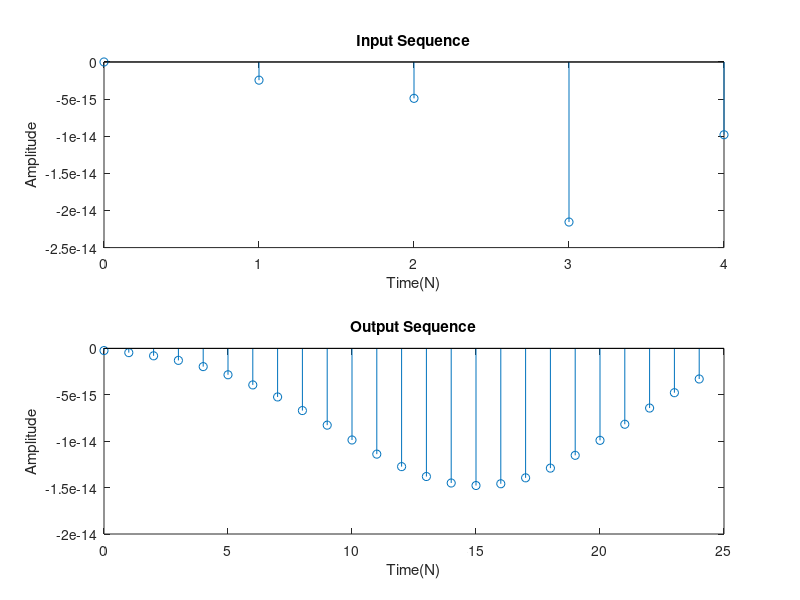

MATLAB code for this plot:
clc;
clear all;
close all;
L=input("Enter Sampling Frequency: ");
N=input("Enter length of Input Signal: ");
f1=input("Enter Freequency of First Sinusoid: ");
f2=input("Enter Freequency of First Sinusoid: ");
n=0:N-1;
x=sin(2*pi*f1*n)+sin(2*pi*f2*n);
y=interp(x,L);

subplot(2,1,1); stem(n,x(1:N));
title("Input Sequence");
xlabel("Time(N)");ylabel("Amplitude");

subplot(2,1,2);
m=0:N*L-1;
stem(m,y(1:N*L));
title("Output Sequence");
xlabel("Time(N)");ylabel("Amplitude");